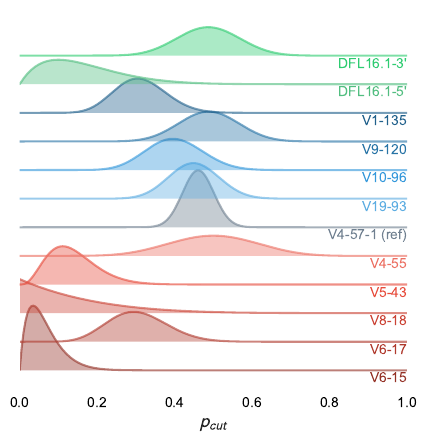

Here is the Python script that generated this plot:
#%%
import numpy as np
import pandas as pd
import matplotlib.pyplot as plt
import vdj.io
import vdj.viz
vdj.viz.plotting_style()

# Load the precomputed posterior distributioons
cut_posts = pd.read_csv('../../data/pooled_cutting_probability_posteriors.csv')
cut_posts = cut_posts[(cut_posts['hmgb1']==80) & (cut_posts['salt']=='Mg')]

#%%
df = []
for g, d in cut_posts.groupby(['mutant']):
    if ('Hept' not in g) & ('Spac' not in g) & ('Non' not in g):
        df.append(d) 

endo_cuts = pd.concat(df)
mut_names = ['DFL161', 'DFL1613', 'WT12rss']
new_names = ["DFL16.1-5'", "DFL16.1-3'", 'V4-57-1 (ref)']
endo_cuts = endo_cuts.replace(to_replace=mut_names, value=new_names)
muts = endo_cuts['mutant'].unique()

map = {m:i for m, i in zip(muts, np.arange(1, 13))}
map = {'V6-15':12, 'V6-17':11, 'V8-18':10, 'V5-43':9,
       'V4-55':8, 'V4-57-1 (ref)':7, 'V19-93':6, 'V10-96':5,
       'V9-120':4, 'V1-135':3, "DFL16.1-5'":2, "DFL16.1-3'":1}
muts = list(map.keys())
#%%
post_colors = {"DFL16.1-3'" : '#2ecc71', 
                "DFL16.1-5'" : '#52be80', 
                'V1-135' : '#21618c', 
                'V9-120' : '#2874a6', 
                'V10-96' : '#3498db',
                'V19-93' : '#5dade2',
                'V4-57-1 (ref)' :  'slategrey', 
                'V4-55' : '#ec7063',
                'V5-43' : '#e74c3c',
                'V8-18' : '#cb4335',
                'V6-17' : '#b03a2e',
                'V6-15' : '#943126'}

posterior_offset = np.linspace(0, 0.025 * (len(muts) - 1), len(muts))
offset_dict = {m:p for m, p in zip(muts, posterior_offset)}

fig, ax = plt.subplots(1, 1, figsize=(5, 5))
for mut, d in endo_cuts.groupby(['mutant']):
    ax.fill_between(d['probability'], 0 + offset_dict[mut], 
                    d['posterior'] + offset_dict[mut],
                    zorder=len(muts) - map[mut], lw=0, alpha=0.4,
                    facecolor=post_colors[mut])
    ax.plot(d['probability'], d['posterior'] + offset_dict[mut],
            zorder=len(muts) - map[mut], color=post_colors[mut], alpha=0.6)
    ax.text(1.0, offset_dict[mut] - 0.011, mut, 
            zorder=20, ha='right', color=post_colors[mut])
ax.vlines(0.73, offset_dict["DFL16.1-3'"], offset_dict["DFL16.1-3'"] + 0.025,
        color='k', lw=2)
ax.hlines(offset_dict["DFL16.1-3'"], 0.7, 0.73, lw=2)
ax.hlines(offset_dict["DFL16.1-3'"] + 0.025, 0.7, 0.73, lw=2)
ax.text(0.74, offset_dict["DFL16.1-3'"] + 0.012, '$\propto$probability', fontsize=12)
ax.set_xlim([0.0, 1.0])
ax.set_yticklabels([])
ax.set_facecolor('white')
ax.set_xlabel('$p_{cut}$', fontsize=14)
plt.savefig('./SiFigX_endogenous_posterior_ridgeplot.pdf',
            facecolor='white', bbox_inches='tight')
#%%
